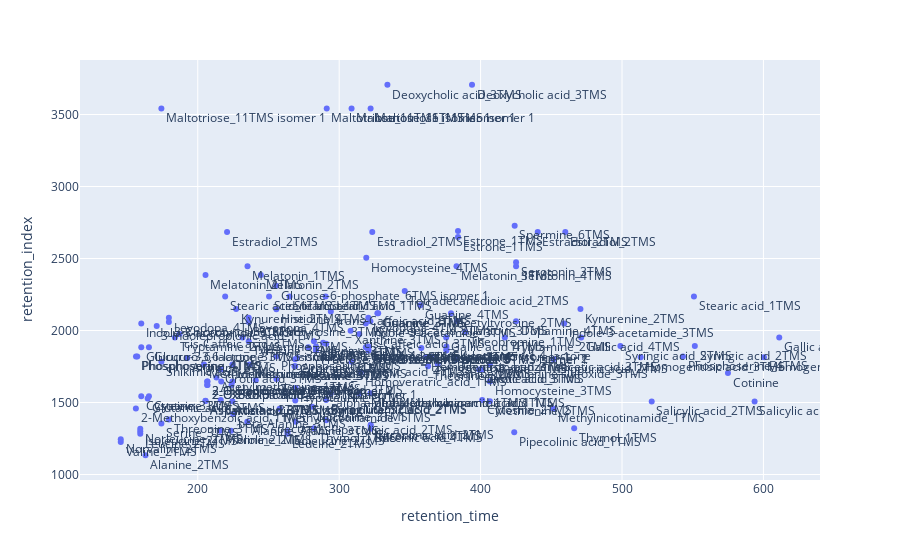

This figure's notebook cell:
### Code cell
fig = px.scatter(annotation_df, x="retention_time", y="retention_index", text="name")
fig.update_traces(textposition="bottom right")

fig.show()

### Figure 1 — Plotly figure (JSON) as saved in the notebook; plotly's stock layout.template omitted (floating-point values rounded to 4 significant figures; data arrays with more than 128 entries replaced by an {"elided": "..."} marker saying what was removed)
{"data": [{"hovertemplate": "retention_time=%{x}<br>retention_index=%{y}<br>name=%{text}<extra></extra>", "legendgroup": "", "marker": {"color": "#636efa", "symbol": "circle"}, "mode": "markers+text", "name": "", "orientation": "v", "showlegend": false, "text": {"elided": "160 str values"}, "textposition": "bottom right", "type": "scatter", "x": {"elided": "160 float values"}, "xaxis": "x", "y": {"elided": "160 float values"}, "yaxis": "y"}], "layout": {"legend": {"tracegroupgap": 0}, "margin": {"t": 60}, "xaxis": {"anchor": "y", "domain": [0, 1], "title": {"text": "retention_time"}}, "yaxis": {"anchor": "x", "domain": [0, 1], "title": {"text": "retention_index"}}}}
